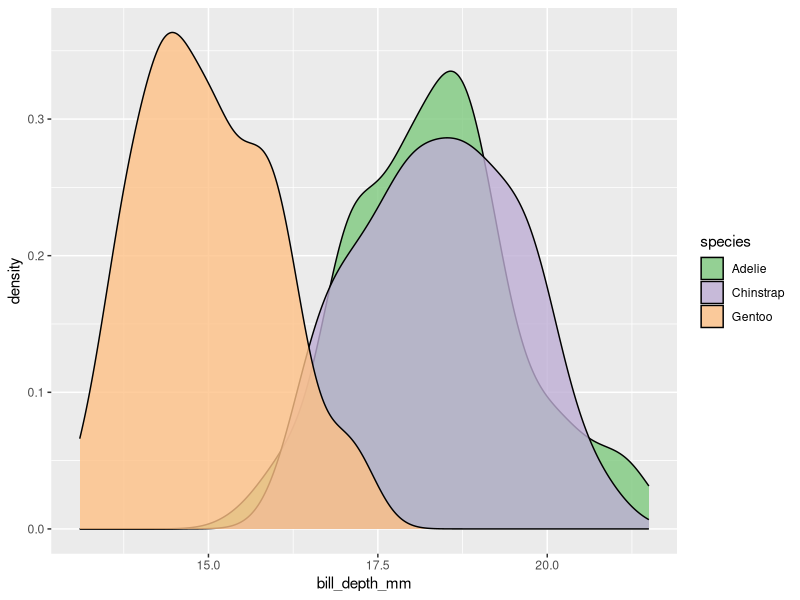
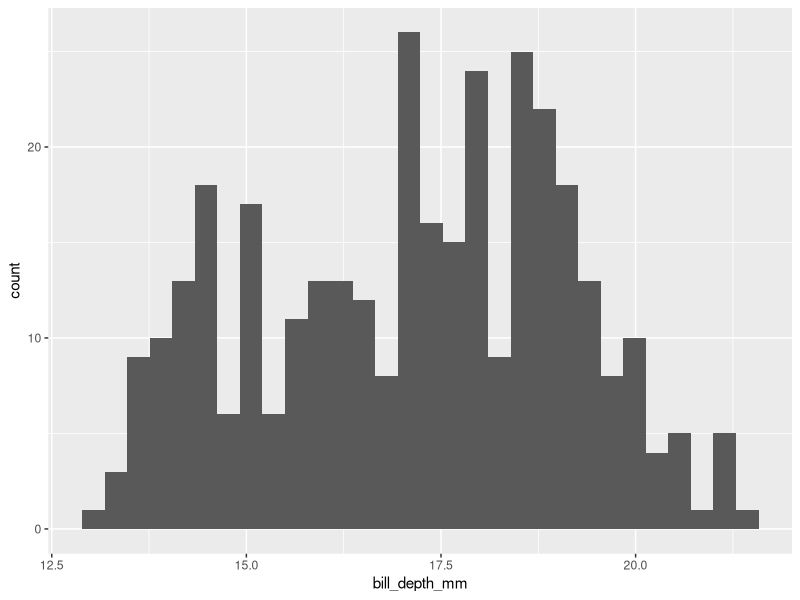
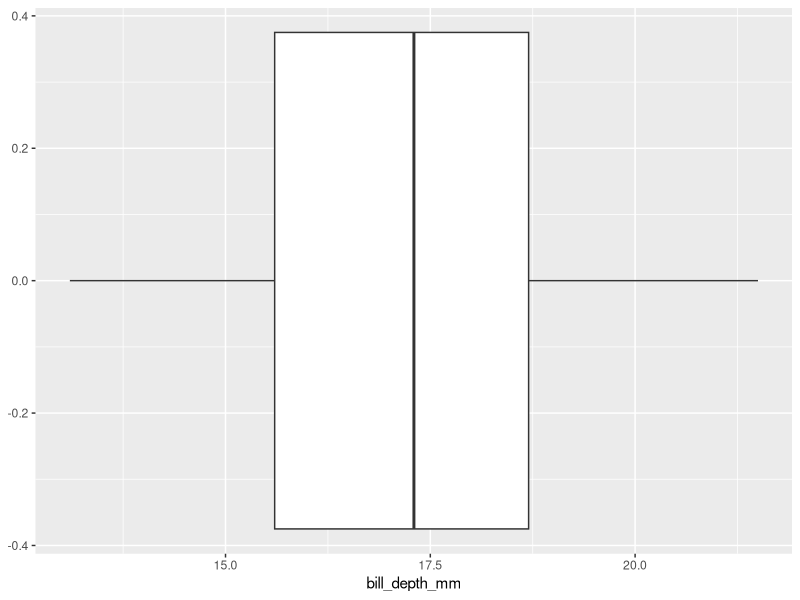
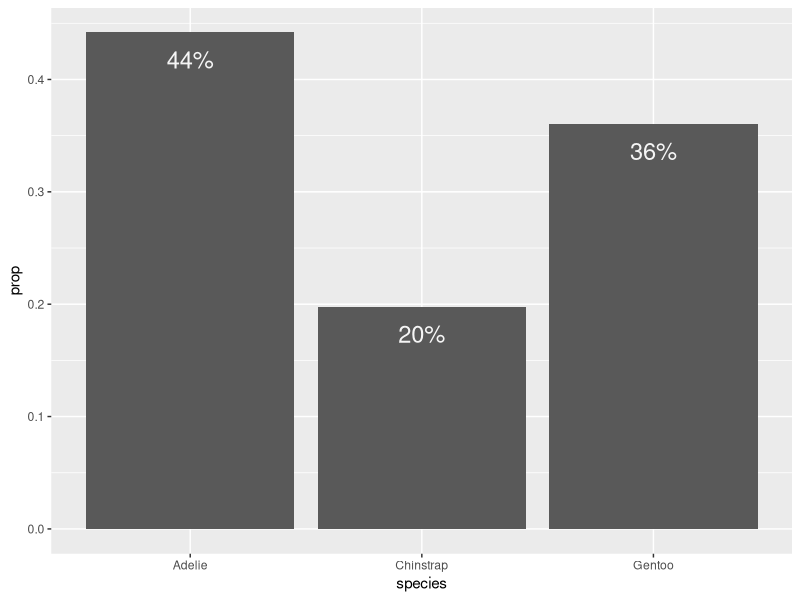
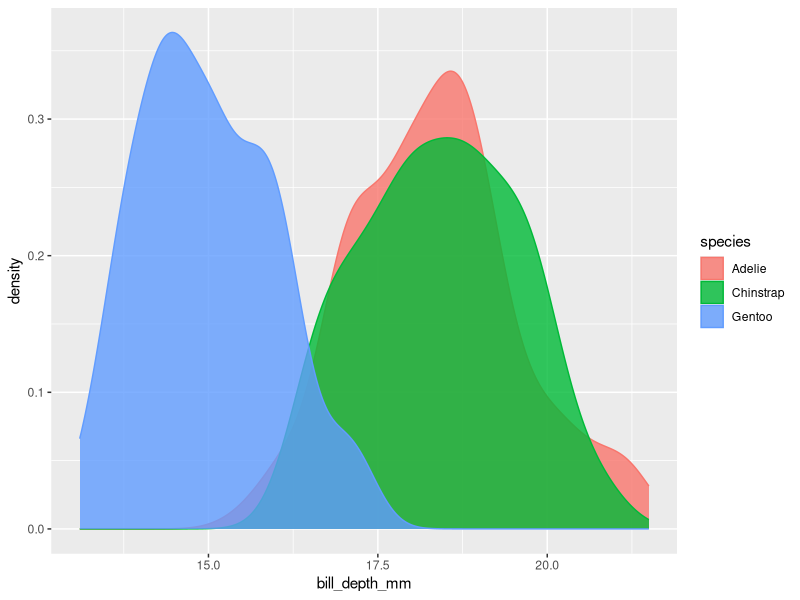
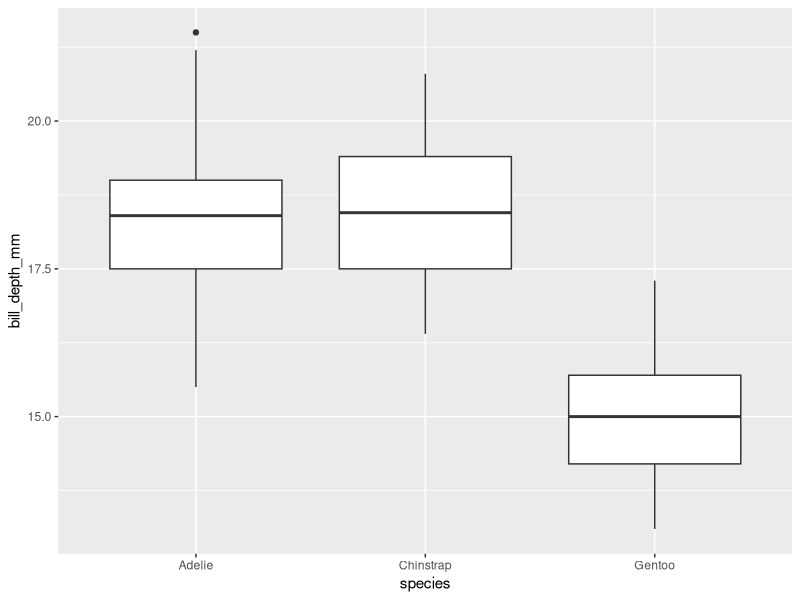
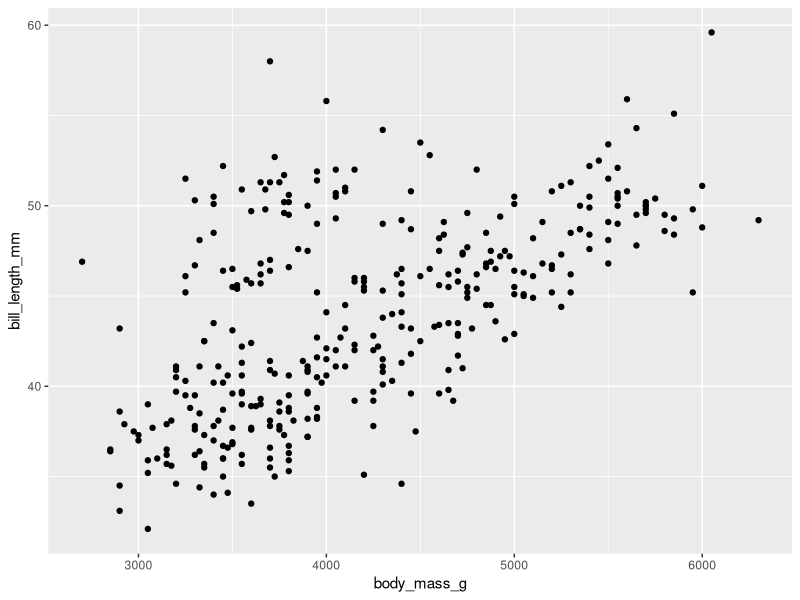
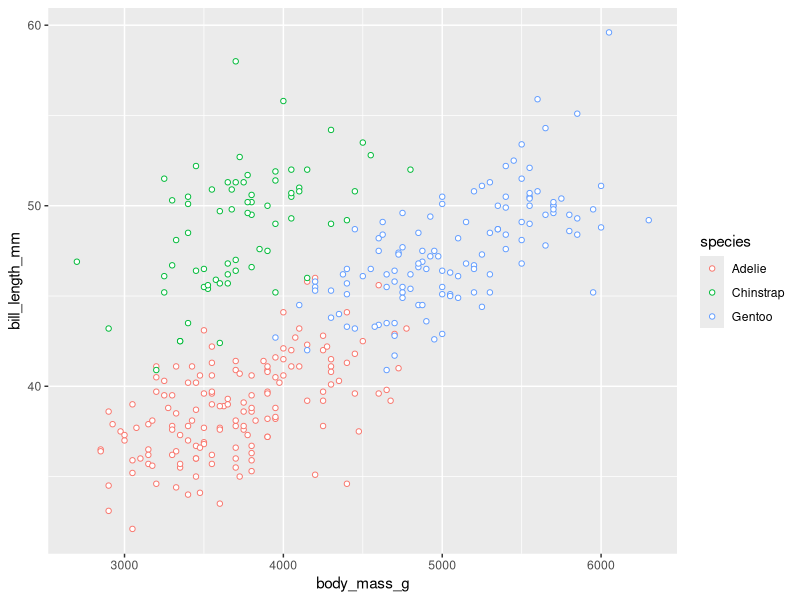

Source code (R) for these figures, in order:
## ---- chunk 1
# Load libraries
library(knitr)
library(palmerpenguins)
library(ggplot2)
library(dplyr)

# Set global chunk options
knitr::opts_chunk$set(echo = TRUE) # show code by default
## ---- chunk 2

2 + 2

## ---- chunk 3

2 + 2

## ---- chunk 4

library(palmerpenguins)
library(ggplot2)

ggplot(
  data = penguins, 
  aes(x = bill_depth_mm, fill = species)) + 
  geom_density(alpha = 0.8) + 
  scale_fill_brewer(type = 'qual')

## ---- chunk 5
p1 <- ggplot(
  data = penguins,
  aes(x = bill_depth_mm)) +
  geom_histogram()

p1
## ---- chunk 6
p2 <- ggplot(
  data = penguins,
  aes(x = bill_depth_mm)) +
  geom_boxplot()

p2
## ---- chunk 7

p3 <- ggplot(
  data = penguins,
  aes(x = species, y = after_stat(prop), group = 1)) +
  geom_bar() +
  geom_text(
    aes(label = scales::percent(after_stat(prop), accuracy = 1)),
    stat = "count",
    vjust = 2,
    color = 'whitesmoke',
    size = 6
  )

p3
## ---- chunk 8
p4 <- ggplot(
  data = penguins,
  aes(x = bill_depth_mm, color = species, fill = species)) +
  geom_density(alpha = 0.8)

p4
## ---- chunk 9
p5 <- ggplot(
  data = penguins,
  aes(x = species, y = bill_depth_mm)) +
  geom_boxplot()

p5

## ---- chunk 10
p6 <- ggplot(
  data = penguins,
  aes(x = body_mass_g, y = bill_length_mm)) +
  geom_point() 

p6

## ---- chunk 11
p7 <- ggplot(
  data = penguins,
  aes(x = body_mass_g, y = bill_length_mm, color = species)) +
  geom_point(shape = 21, fill = 'white') # shape = 21 gives hollow circles

p7

## ---- chunk 12
p8 <- ggplot(
  data = penguins,
  aes(x = body_mass_g, y = bill_length_mm)) +
  geom_point(shape = 21, fill = 'white') +
    facet_wrap(~species)

p8

## ---- chunk 13
library(ggpubr)

ggarrange(p1, p2, p3, p4, labels = 'AUTO')

## ---- chunk 14
p9 <- ggplot(
  data = penguins,
  aes(x = body_mass_g, y = bill_length_mm, color = species, shape = species)) +
  geom_point() + 
  labs(
    title = "The relationship between body mass and bill length in adult foraging penguins",
    x = "Body mass (g)",
    y = "Bill length (mm)",
    caption = "Data source: Palmer Penguins R Package"
  )

p9
